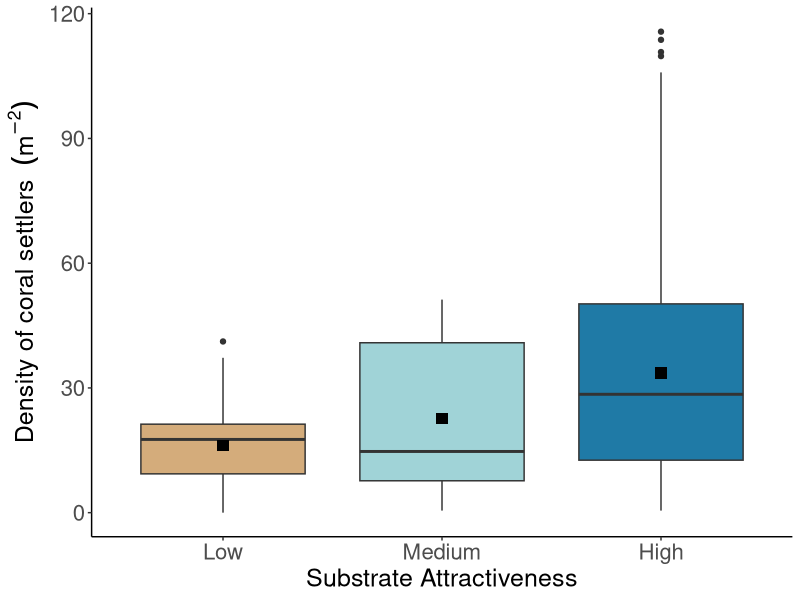

R code for this plot: (Note: this script raises an error after producing the figure.)
### Coral settler density - individual effect plots and interactive plots


### Clear library and import data
rm(list=ls())

data<-read.csv("2totalsettlementinreefarea_data.csv")


library(ggplot2)

### Tidy data

### Hydrodynamic levels
data$hydrodym <- factor(data$hydrodym, levels = c("active", "cyclo", "flow", "oscillating"), 
                        labels = c("No hydrodynamics", "Cyclonic Eddy", "Unidirectional", "Oscillating"))

### Substrate attractiveness levels
data$sub<-factor(data$sub, levels = c("1", "2", "3"), 
                 labels = c("Low", "Medium", "High"))


### Substrate configuration levels
data$quadname<-factor(data$quadname, levels = c("submat_H", "submat_HR", "submat_P1", "submat_P2", "submat_V", "submat_Vdiff1", "submat_Vdiff2"), 
                      labels = c("Horizontal 1 (H1)", "Horizontal 2 (H2)", "Patchy 1 (P1)", "Patchy 2 (P2)", "Vertical 1 (V1)", "Vertical 2 (V2)", "Vertical 3 (V3)"))


##### 1. Plot combined substrate attractiveness effect across all 28 scenarios

p1<- ggplot(data, aes(x=sub, y=density_m, fill=sub))+
  geom_boxplot()+
  stat_summary(fun.y = mean, geom="point", shape=15, size=3.5, color="black", fill="black")+
  theme_classic()+
  theme(text = element_text(size = 18),axis.text = element_text(size = 16), legend.position = "none")+
  scale_fill_manual(values = c("Low"= "#D4AC7B", "Medium"="#A0D3D7", "High"= "#1F7AA6"))+
  xlab("Substrate Attractiveness") + ylab(bquote("Density of coral settlers  "  (m^-2)))

p1

### Specify file name

getwd()
filename <- "C:/Users/22797943/PhD/Molly Modelling/substrate attractiveness.png"

### Specify size and resolution
width <- 8 # in inches
height <- 10 # in inches
dpi <- 600 # dots per inch (resolution)

### Save the plot in higher resolution
ggsave(filename, plot = p1, width = width, height = height, dpi = dpi)

### Summary statistics 
aggregate(density_m~sub, data, median)
aggregate(density_m~sub, data, mean)
aggregate(density_m~sub, data, min)
aggregate(density_m~sub, data, max)


### One way test for substrate attractiveness
oneway<-oneway.test(density_m~sub, data=data, var.equal = FALSE)
oneway


##### 2. Plot substrate attractiveness and hydrodynamic effect 

p2<- ggplot(data, aes(x=sub, y=density_m, fill=sub))+
  geom_boxplot()+
  stat_summary(fun.y = mean, geom="point", shape=15, size=1.5, color="black", fill="black")+
  theme_test()+
  theme(text = element_text(size = 18),axis.text = element_text(size = 16), legend.position = "none")+
  scale_fill_manual(values = c("Low"= "#D4AC7B", "Medium"="#A0D3D7", "High"= "#1F7AA6"))+
  xlab("Substrate Attractiveness") + ylab(bquote("Density of coral settlers "  (m^-2)))

p2<-p2+ facet_wrap(~hydrodym)+
  theme(strip.text = element_text(
    size = 16, face="bold"), strip.background = element_rect(fill="white"))

p2

### Specify file name
filename <- "C:/Users/22797943/PhD/Molly Modelling/hydrodynamics.png"
width <- 8 # in inches
height <- 10 # in inches
dpi <- 600 # dots per inch (resolution)

### Save the plot in higher resolution
ggsave(filename, plot = p2, width = width, height = height, dpi = dpi)


### Summary statistics for hydrodynamics
data$combined<-paste(data$hydrodym, data$sub)
aggregate(density_m~combined, data, median)
aggregate(density_m~combined, data, mean)
aggregate(density_m~combined, data, max)
aggregate(density_m~combined, data, min)

data$combined<-paste(data$hydrodym)
aggregate(density_m~combined, data, mean)

### One way test for hydrodynamics
data$combined<-paste(data$hydrodym)

comb_tirbs=unique(data$combined)

pss=NULL
names=NULL

### Repeat for each level of comb_tirbs i.e., each hydrodynamic condition
i=comb_tirbs[1]

PC_cyclo<-subset(data, combined ==i)

boxplot(PC_cyclo$density_m~PC_cyclo$sub,
        main=paste0(PC_cyclo$combined[1]))

oneway<-oneway.test(density_m~sub, data=PC_cyclo, var.equal = FALSE)
oneway

##### 3. Plot substrate attractiveness and substrate configuration

p3<- ggplot(data, aes(x=sub, y=density_m, fill=sub))+
  geom_boxplot()+
  stat_summary(fun.y = mean, geom="point", shape=15, size=1.5, color="black", fill="black")+
  theme_test()+
  theme(text = element_text(size = 18),axis.text = element_text(size = 16), legend.position = "none")+
  scale_fill_manual(values = c("Low"= "#D4AC7B", "Medium"="#A0D3D7", "High"= "#1F7AA6"))+
  xlab("Substrate Attractiveness") + ylab(bquote("Density of coral settlers "  (m^-2)))+
  facet_wrap(~quadname, ncol = 2)+
  theme(strip.text = element_text(
    size = 16, face="bold"), strip.background = element_rect(fill="white"))

p3

### Specify file name
filename <- "C:/Users/22797943/PhD/Molly Modelling/configuration.png"
width <- 8 # in inches
height <- 10 # in inches
dpi <- 600 # dots per inch (resolution)

### Save the plot in higher resolution
ggsave(filename, plot = p3, width = width, height = height, dpi = dpi)

### Summary statistics for substrate configuration
data$combined2<-paste(data$quadname, data$sub)
aggregate(density_m~combined2, data, mean)
aggregate(density_m~combined2, data, median)
aggregate(density_m~combined2, data, max)
aggregate(density_m~combined2, data, min)


### One way test for substrate configurations

data$combined2<-paste(data$quadname)

comb_tirbs=unique(data$combined2)

### Repeat for each level of comb_tirbs i.e., each substrate configuration
i=comb_tirbs[7]

PC_cyclo<-subset(data, combined2 ==i)

boxplot(PC_cyclo$density_m~PC_cyclo$sub,
        main=paste0(PC_cyclo$combined2[1]))

oneway<-oneway.test(density_m~sub, data=PC_cyclo, var.equal = FALSE)
oneway


### 4. Plot interactions among all three factors (substrate attractiveness, hydrodynamics and substrate configuration)

library(ggplot2)
p4<- ggplot(data, aes(x=sub, y=density_m, fill=sub))+
  geom_boxplot()+
  theme_test()+
  theme(text = element_text(size = 18),axis.text = element_text(size = 16), legend.position = "none")+
  scale_fill_manual(values = c("Low"= "#D4AC7B", "Medium"="#A0D3D7", "High"= "#1F7AA6"))+
  xlab("Substrate attractiveness") + ylab(bquote("Density of coral settlers "  (m^-2)))

p4<-p4 + facet_grid(vars(hydrodym),vars(quadname), scales="free")+
  theme(strip.text = element_text(
    size = 16, face="bold"), strip.background = element_rect(fill="white"))

p4

### Specify file name
filename <- "C:/Users/22797943/PhD/CHAPTER 1/Figures/Final/interaction.png"
width <- 18 # in inches
height <- 10 # in inches
dpi <- 600 # dots per inch (resolution)

# Save the plot in higher resolution
ggsave(filename, plot = p4, width = width, height = height, dpi = dpi)

#Summary statistics for interactions
data$combined3<-paste(data$quadname, data$hydrodym, data$sub)
aggregate(density_m~combined3, data, mean)
aggregate(density_m~combined3, data, median)
aggregate(density_m~combined3, data, max)
aggregate(density_m~combined3, data, min)

###### One way test to elucidate significant differences in the density of coral larvae that settled on different substrates in response to each scenario
data$combined<-paste(data$quadname, data$hydrodym)

comb_tirbs=unique(data$combined)

pss=NULL
names=NULL

for(i in comb_tirbs){
  
  i=comb_tirbs[18]
  
  PC_cyclo<-subset(data, combined ==i)
  
  boxplot(PC_cyclo$density_m~PC_cyclo$sub,
          main=paste0(PC_cyclo$combined[1]))
  
  oneway<-oneway.test(density_m~sub, data=PC_cyclo, var.equal = FALSE)
  oneway
  
  
  oneway1<-oneway.test(density_m~sub, data=PC_cyclo, var.equal = FALSE)$'p-value'[1]
  
  names=c(names,i)
  pss=c(pss,oneway1)
  
}

df=NULL
df$names=names
df$pss=pss
df=as.data.frame(df)

write.csv(df, "onewaytest_p_values1.csv")



